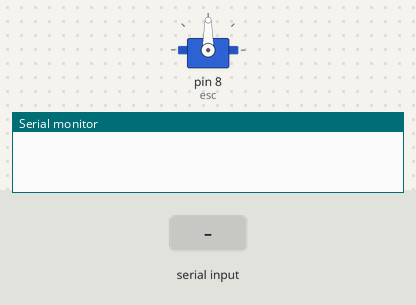
Bench run of a sketch on a simulated Arduino Uno, built with avr-gcc and run on an emulated ATmega328P. Parts: servo, the last lines printed to the serial monitor. The test bench sets the inputs (shaded band).

Above: at 1.2 s.
1.3 s: "90,45\n" received over Serial
At 1.6 s:
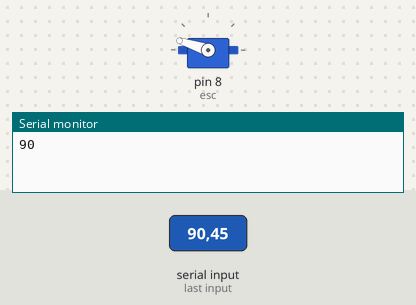
2.8 s: "30,150\n" received over Serial
At 4.0 s:
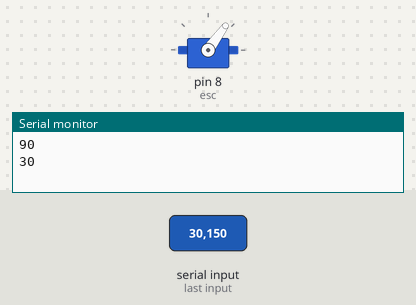
4.3 s: "5\n" received over Serial
At 5.5 s:
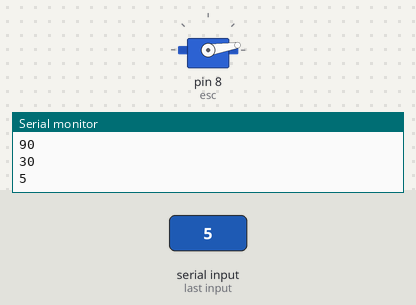
5.8 s: "200\n" received over Serial
At 6.9 s:
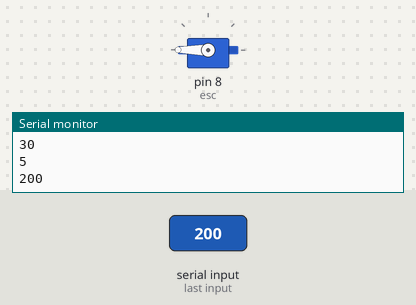
7.3 s: "90\n" received over Serial
At 8.1 s:
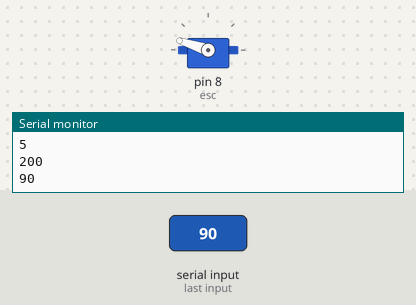
Timing chart, 0 to 9.8 s (numbered marks = the images above; inputs shaded):
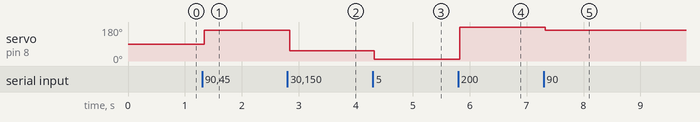

Measured:
- after the input at 1.3 s, servo on pin 8 (esc): 90° → 162° at once
- after the input at 2.8 s, servo on pin 8 (esc): 162° → 54° at once
- after the input at 4.3 s, servo on pin 8 (esc): 54° → 9° at once
- after the input at 5.8 s, servo on pin 8 (esc): 9° → 180° at once
- after the input at 7.3 s, servo on pin 8 (esc): 180° → 162° at once

The sketch:

testing_brushless_motor.ino
```cpp
#include <Servo.h>

Servo esc;  // create servo object to control the ESC

int throttlePin = 8;  // PWM pin connected to the ESC signal wire
String inputString = "";         // a String to hold incoming data
bool stringComplete = false;  // whether the string is complete

void setup() {
  // Attach the ESC on pin 8
  Serial.begin(9600);
  esc.attach(8,1000,2000); // (pin, min pulse width, max pulse width in microseconds)
  esc.writeMicroseconds(1500);
}

void loop() {
  // print the string when a newline arrives
  if (stringComplete) {
    // convert the string to an integer
    int speed = inputString.toInt();

    //then myFun(Val)
    esc.write(map(speed, 0, 100, 1000, 2000));
    Serial.println(speed);

    // clear the string:
    inputString = "";
    stringComplete = false;
  }

  // read from the serial port
  while (Serial.available() > 0 && !stringComplete) {
    // get the new byte:
    char inChar = (char)Serial.read();
    // add it to the inputString:
    inputString += inChar;
    // if the incoming character is a newline, set a flag indicating the string is complete:
    if (inChar == '\n') {
      stringComplete = true;
    }
  }

  delay(20); // Small delay to stabilize the servo
}
```
